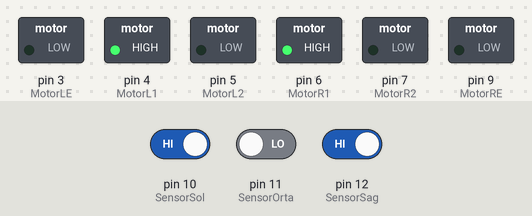
A sketch run on a simulated Arduino Uno, built with avr-gcc and run on an emulated ATmega328P. On the bench: switched loads named in the sketch (green lamp = pin HIGH). The inputs (shaded band) are chosen by the test bench; at power-on: pin 10 (SensorSol) HIGH, pin 12 (SensorSag) HIGH, pin 11 (SensorOrta) LOW.

Above: at 1.2 s.
1.3 s: pin 10 (SensorSol) driven LOW
At 2.2 s:
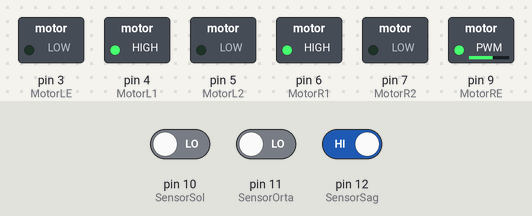
2.8 s: pin 12 (SensorSag) driven LOW
At 3.4 s:
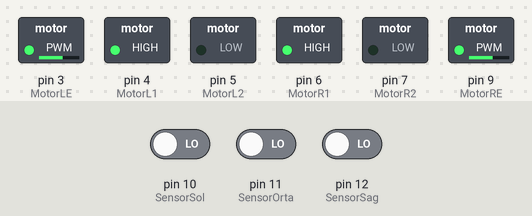
4.3 s: pin 10 (SensorSol) driven HIGH
At 5.5 s:
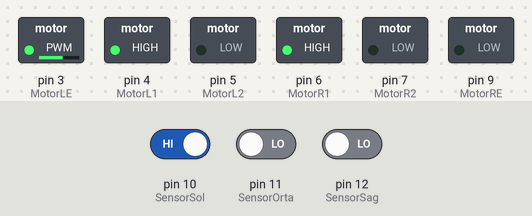
5.8 s: pin 11 (SensorOrta) driven HIGH
At 6.9 s:
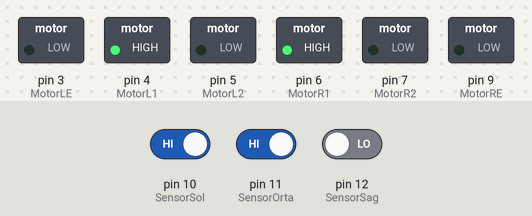
7.3 s: pin 11 (SensorOrta) driven LOW
At 8.0 s:
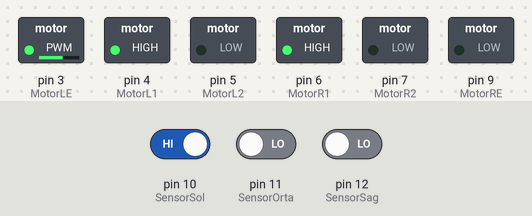
8.8 s: pin 12 (SensorSag) driven HIGH
At 9.2 s:
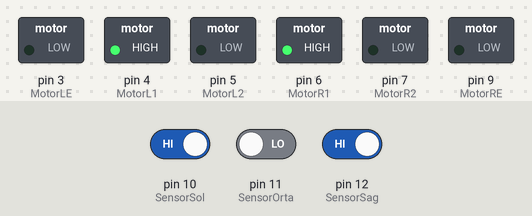
Timing chart, 0 to 11.3 s (numbered marks = the images above; inputs shaded):
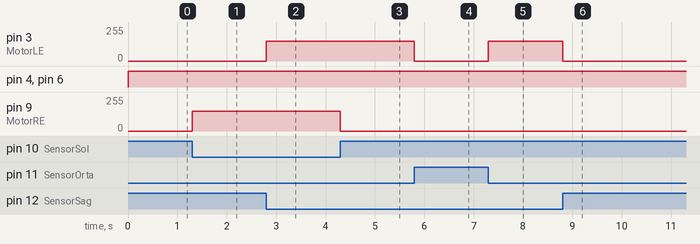

The sketch:

cizgi_izleyen_robot2.ino
```cpp
#include <PID_v1.h>

#define SensorSol 10
#define SensorOrta 11
#define SensorSag 12

#define MotorR1 6
#define MotorR2 7
#define MotorRE 9

#define MotorL1 4
#define MotorL2 5
#define MotorLE 3


void setup() {
  // put your setup code here, to run once:
  pinMode(SensorSol, INPUT);
  pinMode(SensorOrta, INPUT);
  pinMode(SensorSag, INPUT);

  pinMode(MotorR1, OUTPUT); // Sensör ve Motorların Giriş-Çıkış bilgilerini belirtiyoruz.
  pinMode(MotorR2, OUTPUT);

  pinMode(MotorL1, OUTPUT);
  pinMode(MotorL2, OUTPUT);

}

void loop() {
  // put your main code here, to run repeatedly:
  if(digitalRead(SensorSol) == 0 && digitalRead (SensorOrta) == 1 && digitalRead (SensorSag) == 0){
    ileri();
  }
   else if (digitalRead(SensorSol) == 1 && digitalRead (SensorOrta) == 0 && digitalRead (SensorSag) == 0){
    sag();
   }
   else if(digitalRead(SensorSol) == 0 && digitalRead (SensorOrta) == 0 && digitalRead (SensorSag) == 1){
    sol();
    }
   else if (digitalRead(SensorSol) == 0 && digitalRead (SensorOrta) == 0 && digitalRead (SensorSag) == 0){
    ileri();
   }
   else
   {
    dur();
   }

}

void ileri(){
  digitalWrite (MotorR1, HIGH);
  digitalWrite (MotorR2, LOW);
  analogWrite (MotorRE, 150);

  digitalWrite (MotorL1, HIGH);
  digitalWrite (MotorL2, LOW);
  analogWrite (MotorLE, 150);
}

void sag(){
  digitalWrite (MotorR1, HIGH);
  digitalWrite (MotorR2, LOW);
  analogWrite (MotorRE, 0);

  digitalWrite (MotorL1, HIGH);
  digitalWrite (MotorL2, LOW);
  analogWrite (MotorLE, 150);
}

void sol(){
  digitalWrite (MotorR1, HIGH);
  digitalWrite (MotorR2, LOW);
  analogWrite (MotorRE, 150);

  digitalWrite (MotorL1, HIGH);
  digitalWrite (MotorL2, LOW);
  analogWrite (MotorLE, 0);
}

void dur(){
  digitalWrite (MotorR1, HIGH);
  digitalWrite (MotorR2, LOW);
  analogWrite (MotorRE, 0);

  digitalWrite (MotorL1, HIGH);
  digitalWrite (MotorL2, LOW);
  analogWrite (MotorLE, 0);
}
```

Measured:
- after the input at 1.3 s, pin 9 (MotorRE): 0/255 → 150/255 at once
- after the input at 2.8 s, pin 3 (MotorLE): 0/255 → 150/255 at once
- after the input at 4.3 s, pin 9 (MotorRE): 150/255 → 0/255 at once
- after the input at 5.8 s, pin 3 (MotorLE): 150/255 → 0/255 at once
- after the input at 7.3 s, pin 3 (MotorLE): 0/255 → 150/255 at once
- after the input at 8.8 s, pin 3 (MotorLE): 150/255 → 0/255 at once
